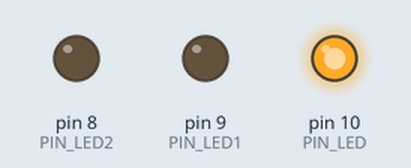
Bench run of a sketch on a simulated Arduino Uno, built with avr-gcc and run on an emulated ATmega328P. Shown: output pins drawn as LEDs (lit = HIGH).

Above: at 0.1 s.
At 0.9 s:
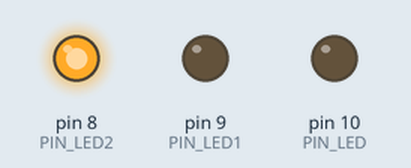
At 1.7 s:
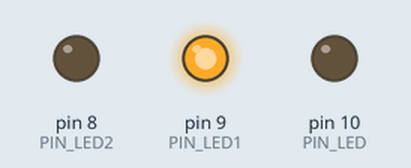
At 2.7 s:
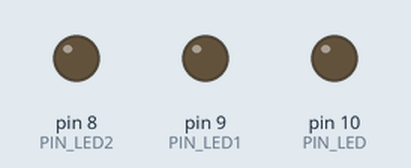
Timing chart, 0 to 3.0 s (numbered marks = the images above):
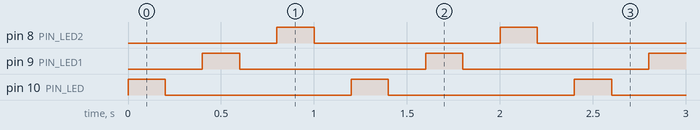

The sketch:

turb_codigo_define_led_13_hola_mundo.ino
```cpp
#define PIN_LED 10// donde encuentre PIN_LED pone 10
#define PIN_LED1 9
#define PIN_LED2 8

void setup() {
  // put your setup code here, to run once:
  pinMode(PIN_LED, OUTPUT);
  pinMode(PIN_LED1, OUTPUT);
  pinMode(PIN_LED2, OUTPUT);
}

void loop() {
  // put your main code here, to run repeatedly:
  digitalWrite(PIN_LED, HIGH);
  delay(200);
    digitalWrite(PIN_LED, LOW);
  delay(200);
    digitalWrite(PIN_LED1, HIGH);
  delay(200);
    digitalWrite(PIN_LED1, LOW);
  delay(200);
    digitalWrite(PIN_LED2, HIGH);
  delay(200);
    digitalWrite(PIN_LED2, LOW);
  delay(200);
}
```

Measured:
- by itself, pin 8 (PIN_LED2), pin 9 (PIN_LED1), pin 10 (PIN_LED): alternates HIGH for 0.20 s and LOW for 1.0 s
- by itself, everything shown: repeats every 1.2 s, in 6 steps
